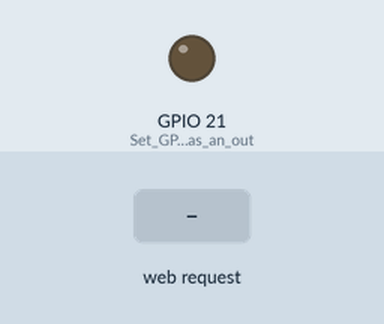
Recording of a program running on a simulated ESP32. Shown: output pins drawn as LEDs (lit = HIGH). The inputs (shaded band) are chosen by the test bench. WiFi joins after 1.5 s; servers stay silent unless stated; what the program prints to the serial monitor is not drawn.

Above: at 6.2 s.
6.3 s: HTTP request GET /led/on received
At 7.5 s:
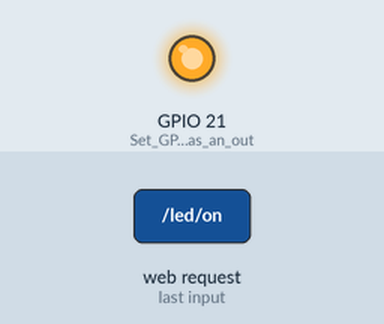
7.8 s: HTTP request GET / received
At 8.7 s:
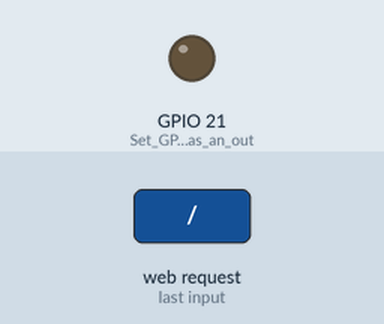
Timing chart, 0 to 10.8 s (numbered marks = the images above; inputs shaded):
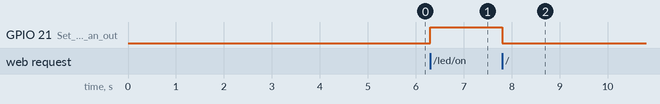

Measured:
- after the input at 6.3 s, GPIO 21 (Set_GPIO_pin_21_as_an_out): LOW → HIGH at once
- after the input at 7.8 s, GPIO 21 (Set_GPIO_pin_21_as_an_out): HIGH → LOW at once

The program:

main.cpp
```cpp
/*Using WebServer library make a web server to control a LED connected to pin 21 on ESP32. The web server shall serve 3 URLs

    http://<ip_address_of_your_esp32>/              => Turns the LED off
    http://<ip_address_of_your_esp32>/led/on    => Turns the LED on
    http://<ip_address_of_your_esp32>/led/off    => Turns the LED off

If you are familiar with html and CSS, make a simple html page which has a text to show the current state of the LED and a link to click to change the state of the LED.*/

#include <WiFi.h>      // Include the WiFi library for WiFi functions
#include <WebServer.h> // Include the WebServer library for creating a web server

#define PORT (80U)                 // Define the port number for the web server
#define SSID "Telia-1B01AD.2.4GHZ" // Enter the WiFi SSID here
#define PASSWORD "Elsie2022"       // Enter the WiFi password here

// Function prototypes for handling different HTTP requests
static void handle_index(void);
static void handle_ledon(void);
static void handle_ledoff(void);
static void handle_not_found(void);
static String response(uint8_t state); // Function prototype for generating HTML response

static WebServer server(PORT);  // Create a web server object on the specified port
static uint8_t led_state = LOW; // Variable to keep track of the LED state (LOW=OFF, HIGH=ON)

void setup()
{
  pinMode(GPIO_NUM_21, OUTPUT);   // Set GPIO pin 21 as an output pin
  digitalWrite(GPIO_NUM_21, LOW); // Set GPIO pin 21 to LOW (turn off LED)

  Serial.begin(9600); // Start serial communication at 9600 baud rate
  delay(3000);        // Wait for 3 seconds

  WiFi.begin(SSID, PASSWORD);           // Start connecting to the WiFi
  while (WL_CONNECTED != WiFi.status()) // Wait until the WiFi is connected
  {
    Serial.print("."); // Print a dot every second while waiting for the connection
    delay(1000);       // Wait for 1 second
  }

  server.on("/", handle_index);         // Define the function to handle requests to the root URL "/"
  server.on("/led/on", handle_ledon);   // Define the function to handle requests to "/led/on"
  server.on("/led/off", handle_ledoff); // Define the function to handle requests to "/led/off"
  server.onNotFound(handle_not_found);  // Define the function to handle requests to unknown URLs

  server.begin(PORT); // Start the web server on the specified port

  Serial.print("IP Address: ");
  Serial.println(WiFi.localIP().toString()); // Print the IP address of the ESP32

  Serial.println("HTTP server started"); // Indicate that the HTTP server has started
}

void loop()
{
  server.handleClient(); // Handle incoming client requests

  if (HIGH == led_state) // Check if the LED state is HIGH
  {
    digitalWrite(GPIO_NUM_21, HIGH); // Turn on the LED
  }
  else // If the LED state is LOW
  {
    digitalWrite(GPIO_NUM_21, LOW); // Turn off the LED
  }
}

static void handle_index(void)
{
  led_state = LOW;                                    // Set the LED state to LOW (turn off LED)
  Serial.println("LED State: OFF");                   // Print the LED state to the serial monitor
  server.send(200, "text/html", response(led_state)); // Send an HTTP response with the LED state
}

static void handle_ledon(void)
{
  led_state = HIGH;                                   // Set the LED state to HIGH (turn on LED)
  Serial.println("LED State: ON");                    // Print the LED state to the serial monitor
  server.send(200, "text/html", response(led_state)); // Send an HTTP response with the LED state
}
static void handle_ledoff(void)
{
  led_state = LOW;                                    // Set the LED state to LOW (turn off LED)
  Serial.println("LED State: OFF");                   // Print the LED state to the serial monitor
  server.send(200, "text/html", response(led_state)); // Send an HTTP response with the LED state
}
static void handle_not_found(void)
{
  server.send(404, "text/plain", "Not found"); // Send a 404 Not Found response
}

static String response(uint8_t state)
{
  String ptr = "<DOCTYPE html><html\n";                                                                                                                                                                                   // Start the HTML document
  ptr += "<head><meta name=\"viewport\" content=\"width=device-width, initial-scale=1.0, user-scalable=no\">\n";                                                                                                          // Set the viewport
  ptr += "<title>LED Control</title>\n";                                                                                                                                                                                  // Set the title of the webpage
  ptr += "<style>html { font-family: Helvetica; display: inline-block; margin: 0px auto; text-align: center;}\n";                                                                                                         // Style the HTML
  ptr += "body{margin-top: 50px;} h1 {color: #444444;margin: 50px auto 30px;} h3 {color: #444444;margin-bottom: 50px;}\n";                                                                                                // Style the body
  ptr += ".button {display: block;width: 80px;background-color: #3498db;border: none;color: white;padding: 13px 30px;text-decoration: none;font-size: 25px;margin: 0px auto 35px;cursor: pointer;border-radius: 4px;}\n"; // Style the button
  ptr += ".button-on {background-color: #3498db;}\n";                                                                                                                                                                     // Style the ON button
  ptr += ".button-on:active {background-color: #2980b9;}\n";                                                                                                                                                              // Style the active ON button
  ptr += ".button-off {background-color: #34495e;}\n";                                                                                                                                                                    // Style the OFF button
  ptr += ".button-off:active {background-color: #2c3e50;}\n";                                                                                                                                                             // Style the active OFF button
  ptr += "p {font-size: 14px;color: #888;margin-bottom: 10px;}\n";                                                                                                                                                        // Style the paragraph text
  ptr += "</style>\n";                                                                                                                                                                                                    // Close the style tag
  ptr += "</head>\n";                                                                                                                                                                                                     // Close the head tag
  ptr += "<body>\n";                                                                                                                                                                                                      // Start the body tag
  ptr += "<h1>ESP32 Web Server</h1>\n";                                                                                                                                                                                   // Add a heading to the webpage

  if (state == HIGH) // If the LED is ON
  {
    ptr += "<p>LED State: ON</p><a class=\"button button-off\" href=\"/led/off\">OFF</a>\n"; // Add a paragraph and an OFF button
  }
  else // If the LED is OFF
  {
    ptr += "<p>LED State: OFF</p><a class=\"button button-on\" href=\"/led/on\">ON</a>\n"; // Add a paragraph and an ON button
  }

  ptr += "</body>\n"; // Close the body tag
  ptr += "</html>\n"; // Close the HTML document

  return ptr; // Return the HTML string
}
```
